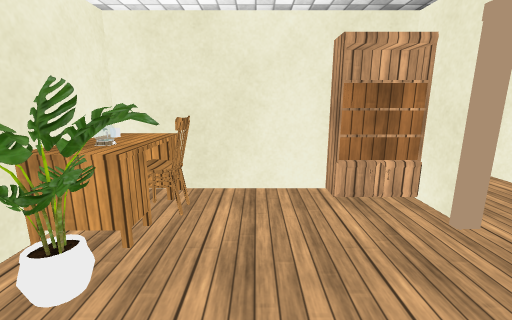
view 1 (above)

19 first-person views from a walk through a Unity game level. The camera is 1.4 m above the floor, tilts 12° down and sees 90° across. Doors are open. The floor is counted in squares, 0.53 m on a side. Each view is taken from the middle of a square. On the plan, view 1 faces up. The plan holds only what a view shows up to about 18 squares ahead; the rest is blank. The place goes on beyond the plan. The player character is not drawn. Some surface patterns are stand-ins.

view 2
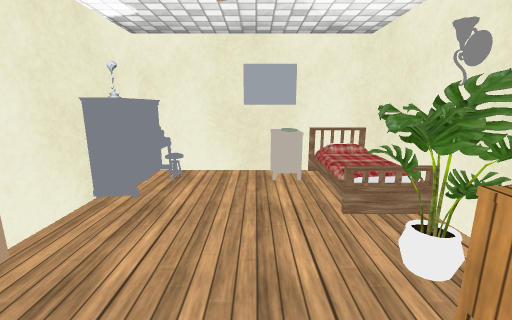

view 3
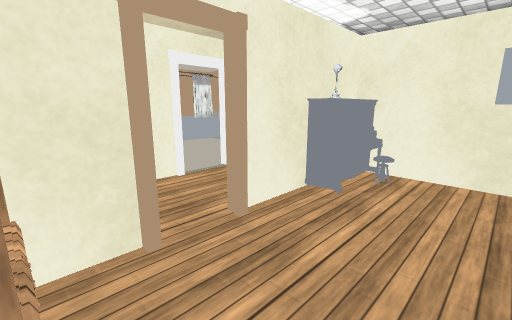

view 4
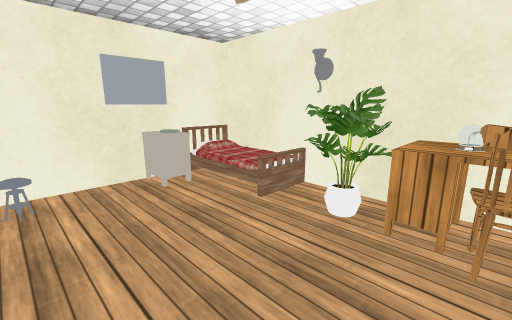

view 5
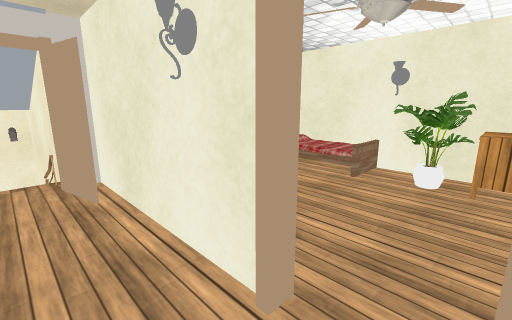

view 6
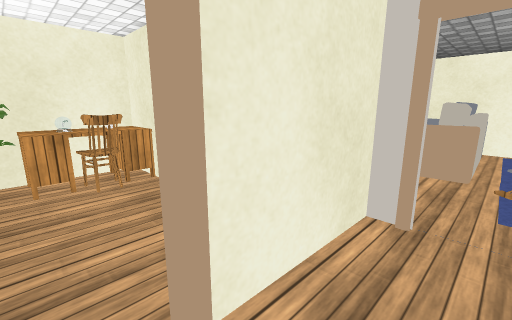

view 7
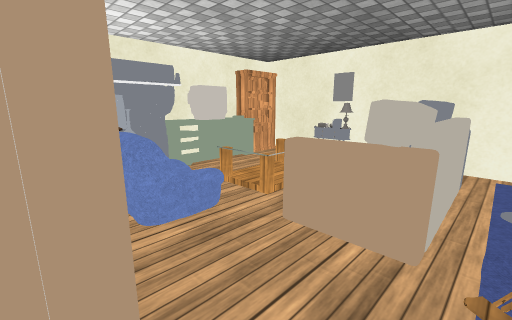

view 8
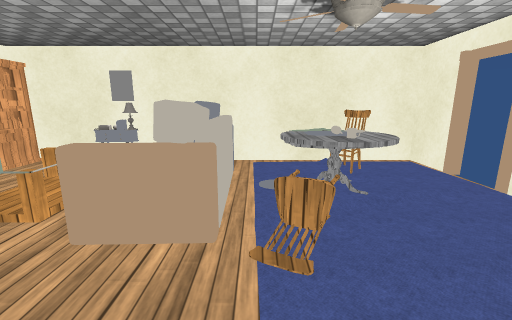

view 9
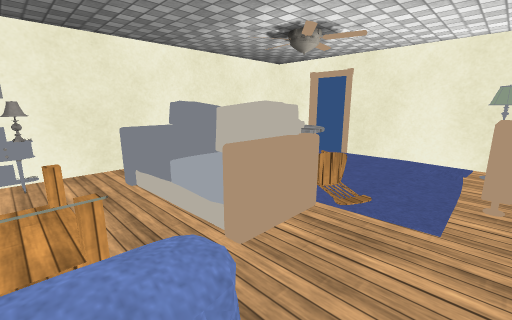

view 10
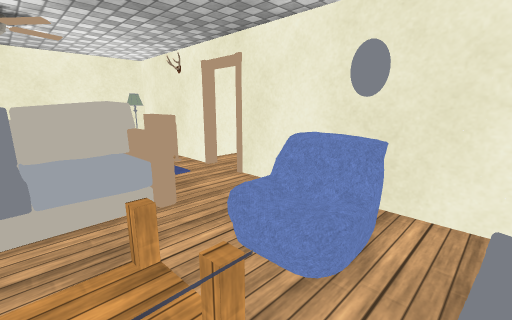

view 11
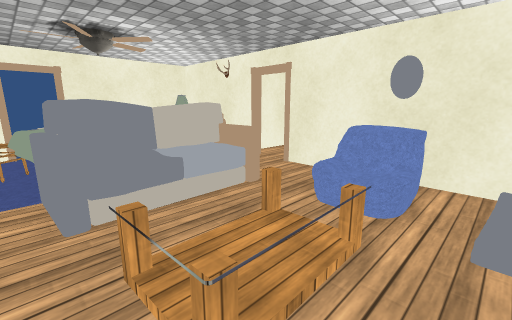

view 12
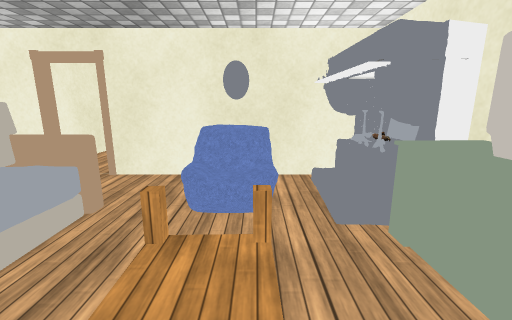

view 13
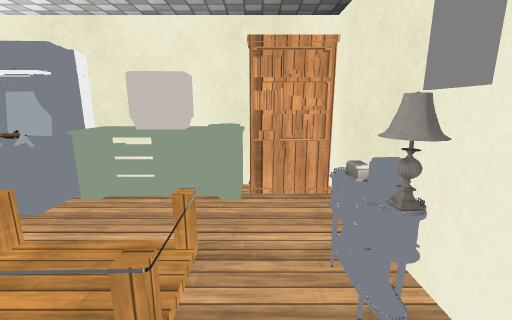

view 14
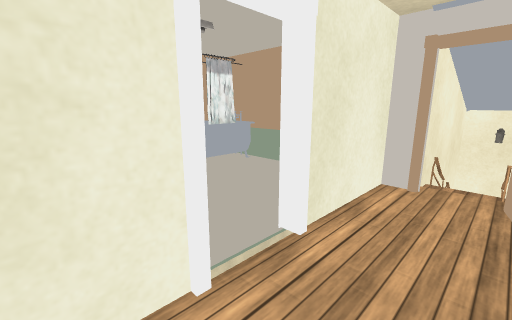

view 15
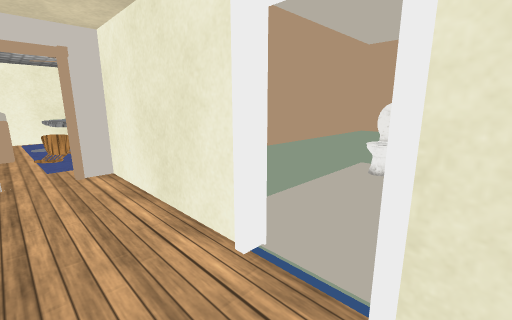

view 16
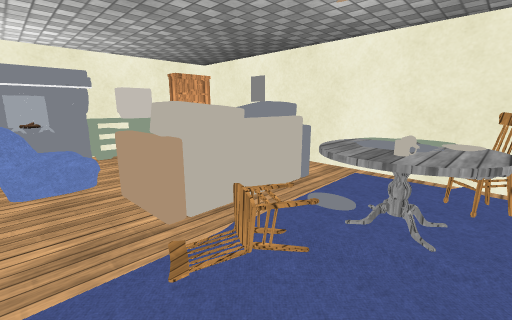

view 17
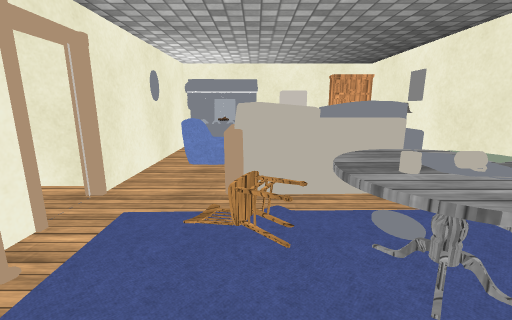

view 18
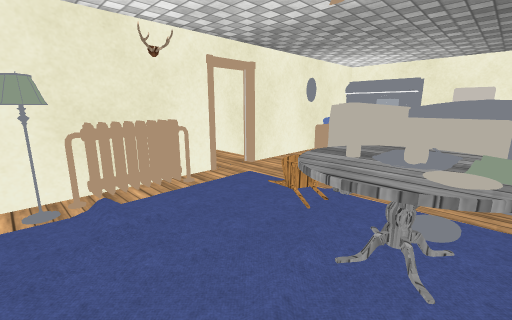

view 19
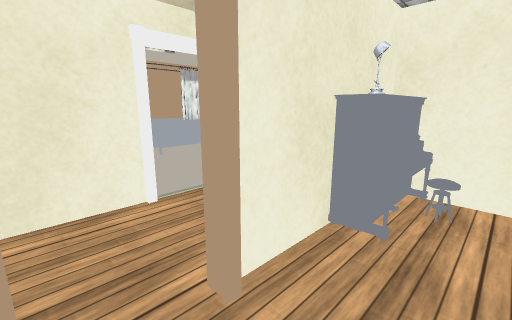

### Floor plan
Key: @ floor where view 1 was taken; # wall or solid block; . main floor; : floor 0.25 m higher than the main floor; / step, stairs or slope; D open door; = window, fence, low wall or low ledge; v drop or lower ground; T table; C chair; B bookshelf; P plant; L lamp; E bed; I piano; A painting; R carpet; F TV; G fireplace; S sofa; H heater; O other object.
Columns run from 5 left of view 1 to 17 right of it. Each row starts with its distance up from view 1.
 23  ## #####
 22  B # OOO ############
 21  BB..OO......   C   #
 20  BB.......OO. RCC   #
 19 OOO....T.OOO.TTTC  .D
 18 OFF... ..OOO.TOOT   D
 17 OFF..T ..OOO.TTOT   #
 16 OOO..T ..OOO.CTT    #
 15  GGG.TTT.OOORCC   . #
 14  GGG.OO..OOO.R      #
 13  GGG.S S.....       #
 12  GGG.SSS...........L#
 11  GGG..........HHHHLL#
 10 ###########..########
  9           #...#
  8  #######  #...#
  7  OTC...BBB#...#
  6 #TOC......#...#
  5 #TOT......#...#
  4 #PP...........#########
  3 ##......DD#...DDD....OO
  2 #L........#...DDD....OO
  1 #EO.......#...DDD..
  0 ##O..@..II#...DDD...
 -1  #O.....IL#... .....OO
 -2  #OOO...II#...  ....O:
 -3  EEEA## II#...#  ...OO
 -4  ##### #####..   ...OO
 -5           ##.##    =OOO
 -6            #/#      v
 -7            # #
 -8            # #
 -9            # #
-10            # #
-11            # #
-12            #=
-13            ##
-14            ###

Positions as (right, up) in squares from view 1, and headings:
1: (0, 0), facing up
2: (0, 7), facing down
3: (0, 7), facing down-right
4: (3, 6), facing down-left
5: (7, 5), facing down-left
6: (7, 4), facing up-left
7: (7, 10), facing up-left
8: (7, 10), facing up
9: (1, 11), facing up-right
10: (-2, 17), facing down-right
11: (-2, 20), facing down-right
12: (0, 20), facing down
13: (4, 20), facing left
14: (6, 4), facing down-right
15: (6, -1), facing up-right
16: (11, 12), facing up-left
17: (13, 15), facing left
18: (14, 19), facing down-left
19: (2, 5), facing down-right
